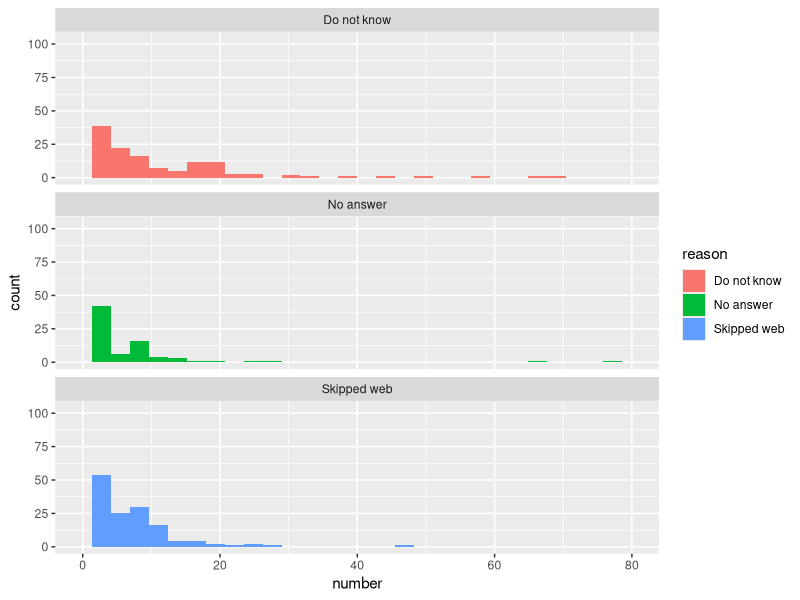
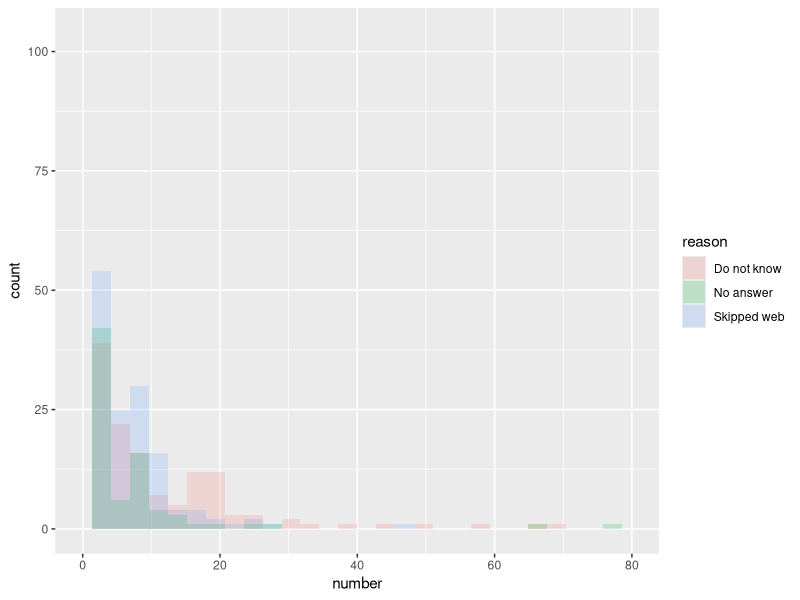
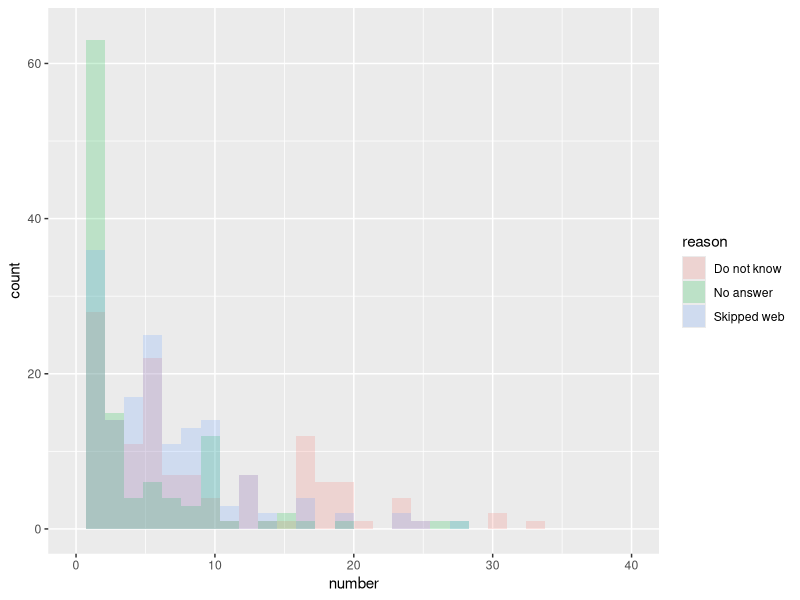

Write R code to recreate these figures, in order.

use <- read.csv("missingness_data_ratings_merged_complete_file.csv")

names(use)[9] <- "Do not know"
names(use)[10] <- "No answer"
names(use)[11] <- "Skipped web"

library(tidyr)

use_long <- gather(use, reason, number, `Do not know`:`Skipped web`, factor_key=TRUE)

library(ggplot2)
ggplot(use_long) + geom_histogram(aes(x=number, fill=reason)) + facet_wrap(~reason, nrow=3) + xlim(0,80)

ggplot(use_long, aes(x = number, fill = reason)) +                       # Draw overlaying histogram
  geom_histogram(position = "identity", alpha = 0.2) + xlim(0,80)

ggplot(use_long, aes(x = number, fill = reason)) +                       # Draw overlaying histogram
  geom_histogram(position = "identity", alpha = 0.2, add_density=TRUE) + xlim(0,40) 
